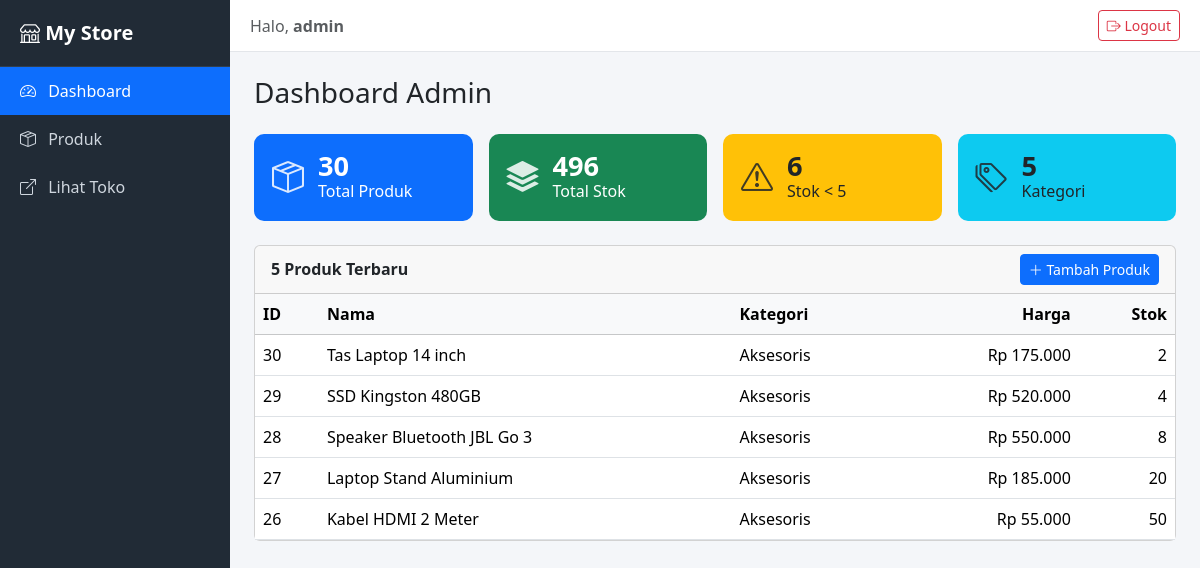
The page /admin (signed in) on the database its author committed.
### tables this page shows
CREATE TABLE products (
  id INT AUTO_INCREMENT PRIMARY KEY,
  name VARCHAR(100) NOT NULL,
  category_id INT NULL,
  price DECIMAL(15,2) NOT NULL DEFAULT 0,
  stock INT NOT NULL DEFAULT 0,
  description TEXT NULL,
  created_at TIMESTAMP DEFAULT CURRENT_TIMESTAMP,
  CONSTRAINT fk_products_category FOREIGN KEY (category_id) REFERENCES categories(id) ON DELETE SET NULL
);

CREATE TABLE categories (
  id INT AUTO_INCREMENT PRIMARY KEY,
  name VARCHAR(100) NOT NULL
);

### app/helpers/helpers.php (called while the page is built, shortened)
<?php
function e($v): string
{
    return htmlspecialchars((string) $v, ENT_QUOTES, 'UTF-8');
}
function rupiah($n): string
{
    return 'Rp ' . number_format((float) $n, 0, ',', '.');
}
function render(string $page, array $data = [], string $layout = 'main'): void
{
    extract($data);
    require VIEW_PATH . "/pages/$page.php";
}

### app/controllers/AdminController.php (called while the page is built, shortened)
<?php
require_once __DIR__ . '/../models/Product.php';
class AdminController
{
    public function dashboard(): void
    {
        $product = new Product(db());
        render('admin/dashboard', [
            'title'      => 'Dashboard Admin - My Store',
            'stats'      => $product->stats(),
            'categories' => (new Category(db()))->count(),
            'latest'     => $product->latest(5),
        ], 'admin');
    }
}

### public/index.php (called while the page is built, shortened)
<?php
require_once __DIR__ . '/../app/helpers/helpers.php';
require_once __DIR__ . '/../app/controllers/AdminController.php';
$method = $_SERVER['REQUEST_METHOD'];
$uri    = rtrim(parse_url($_SERVER['REQUEST_URI'], PHP_URL_PATH), '/') ?: '/';
$routes = [
    'GET /'                       => ['HomeController', 'index'],
    'GET /products'               => ['ProductController', 'index'],
    'GET /login'                  => ['AuthController', 'showLogin'],
    'POST /login'                 => ['AuthController', 'login'],
    'GET /logout'                 => ['AuthController', 'logout'],
    'POST /logout'                => ['AuthController', 'logout'],
    'GET /admin'                  => ['AdminController', 'dashboard'],
    'GET /admin/products'         => ['AdminProductController', 'index'],
    'GET /admin/products/create'  => ['AdminProductController', 'create'],
    'POST /admin/products/store'  => ['AdminProductController', 'store'],
    'GET /admin/products/edit'    => ['AdminProductController', 'edit'],
    'POST /admin/products/update' => ['AdminProductController', 'update'],
    'POST /admin/products/delete' => ['AdminProductController', 'destroy'],
];
$key = "$method $uri";
[$class, $action] = $routes[$key];
(new $class())->$action();

### app/models/Product.php (called while the page is built, shortened)
<?php
class Product
{
    private PDO $db;
    public function __construct(PDO $db)
    {
        $this->db = $db;
    }
    public function latest(int $limit = 5): array
    {
        $stmt = $this->db->prepare(
            "SELECT p.*, c.name AS category_name
             FROM products p LEFT JOIN categories c ON c.id = p.category_id
             ORDER BY p.id DESC LIMIT ?"
        );
        $stmt->bindValue(1, $limit, PDO::PARAM_INT);
        $stmt->execute();
        return $stmt->fetchAll();
    }
    public function stats(): array
    {
        return $this->db->query(
            "SELECT COUNT(*) AS total,
                    COALESCE(SUM(stock), 0) AS total_stock,
                    COALESCE(SUM(stock < 5), 0) AS low_stock
             FROM products"
        )->fetch();
    }
}

### views/pages/admin/dashboard.php (the view)
<h3 class="mb-4">Dashboard Admin</h3>
<div class="row g-3 mb-4">
    <div class="col-6 col-lg-3">
        <div class="stat-card bg-primary text-white">
            <i class="bi bi-box-seam"></i>
            <div><div class="stat-num"><?= (int) $stats['total'] ?></div>Total Produk</div>
        </div>
    </div>
    <div class="col-6 col-lg-3">
        <div class="stat-card bg-success text-white">
            <i class="bi bi-stack"></i>
            <div><div class="stat-num"><?= (int) $stats['total_stock'] ?></div>Total Stok</div>
        </div>
    </div>
    <div class="col-6 col-lg-3">
        <div class="stat-card bg-warning text-dark">
            <i class="bi bi-exclamation-triangle"></i>
            <div><div class="stat-num"><?= (int) $stats['low_stock'] ?></div>Stok &lt; 5</div>
        </div>
    </div>
    <div class="col-6 col-lg-3">
        <div class="stat-card bg-info text-dark">
            <i class="bi bi-tags"></i>
            <div><div class="stat-num"><?= (int) $categories ?></div>Kategori</div>
        </div>
    </div>
</div>
<div class="card">
    <div class="card-header d-flex justify-content-between align-items-center">
        <strong>5 Produk Terbaru</strong>
        <a href="/admin/products/create" class="btn btn-primary btn-sm"><i class="bi bi-plus-lg"></i> Tambah Produk</a>
    </div>
    <div class="table-responsive">
        <table class="table table-hover mb-0 align-middle">
            <thead class="table-light">
                <tr><th>ID</th><th>Nama</th><th>Kategori</th><th class="text-end">Harga</th><th class="text-end">Stok</th></tr>
            </thead>
            <tbody>
            <?php foreach ($latest as $p): ?>
                <tr>
                    <td><?= (int) $p['id'] ?></td>
                    <td><?= e($p['name']) ?></td>
                    <td><?= e($p['category_name'] ?? '-') ?></td>
                    <td class="text-end"><?= rupiah($p['price']) ?></td>
                    <td class="text-end"><?= (int) $p['stock'] ?></td>
                </tr>
            <?php endforeach; ?>
            </tbody>
        </table>
    </div>
</div>

### public/css/admin.css (style rules this page uses)
body { background: #f4f6f9; }
.stat-card { border-radius: 10px; padding: 18px; display: flex; align-items: center; gap: 14px; }
.stat-card > i { font-size: 2rem; opacity: .85; }
.stat-num { font-size: 1.7rem; font-weight: 700; line-height: 1; }

### rows shown on the page
products: id "30", name "Tas Laptop 14 inch", category.name "Aksesoris", price "Rp 175.000", stock "2"
products: id "29", name "SSD Kingston 480GB", category.name "Aksesoris", price "Rp 520.000", stock "4"
products: id "28", name "Speaker Bluetooth JBL Go 3", category.name "Aksesoris", price "Rp 550.000", stock "8"
products: id "27", name "Laptop Stand Aluminium", category.name "Aksesoris", price "Rp 185.000", stock "20"
products: id "26", name "Kabel HDMI 2 Meter", category.name "Aksesoris", price "Rp 55.000", stock "50"

### other values the page prints
$_SESSION['username'] "admin"
$stats['total'] "30"
$stats['total_stock'] "496"
$stats['low_stock'] "6"
$categories "5"
